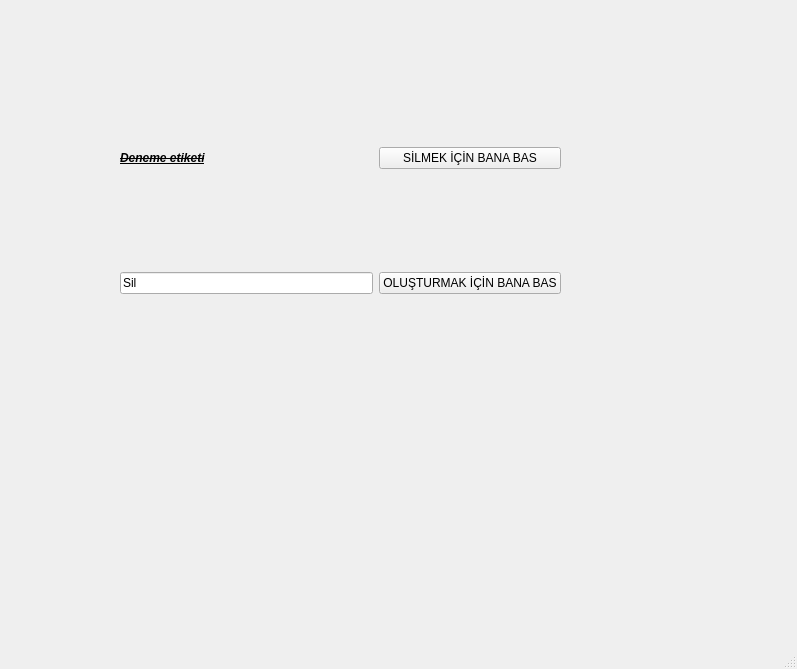
<?xml version="1.0" encoding="UTF-8"?>
<ui version="4.0">
 <class>MainWindow</class>
 <widget class="QMainWindow" name="MainWindow">
  <property name="geometry">
   <rect>
    <x>0</x>
    <y>0</y>
    <width>797</width>
    <height>669</height>
   </rect>
  </property>
  <property name="cursor">
   <cursorShape>ArrowCursor</cursorShape>
  </property>
  <property name="windowTitle">
   <string>Designer deneme</string>
  </property>
  <widget class="QWidget" name="centralwidget">
   <widget class="QWidget" name="gridLayoutWidget">
    <property name="geometry">
     <rect>
      <x>120</x>
      <y>50</y>
      <width>441</width>
      <height>341</height>
     </rect>
    </property>
    <layout class="QGridLayout" name="gridLayout_3">
     <item row="1" column="0">
      <widget class="QLineEdit" name="text_to_be_deleted">
       <property name="text">
        <string>Sil</string>
       </property>
      </widget>
     </item>
     <item row="0" column="0">
      <widget class="QLabel" name="label_of_tobedeleted">
       <property name="font">
        <font>
         <weight>75</weight>
         <italic>true</italic>
         <bold>true</bold>
         <underline>true</underline>
         <strikeout>true</strikeout>
         <kerning>true</kerning>
        </font>
       </property>
       <property name="text">
        <string>Deneme etiketi</string>
       </property>
      </widget>
     </item>
     <item row="0" column="1">
      <widget class="QPushButton" name="push_to_delete">
       <property name="text">
        <string>SİLMEK İÇİN BANA BAS</string>
       </property>
      </widget>
     </item>
     <item row="1" column="1">
      <widget class="QPushButton" name="push_to_make">
       <property name="text">
        <string>OLUŞTURMAK İÇİN BANA BAS</string>
       </property>
      </widget>
     </item>
    </layout>
   </widget>
  </widget>
  <widget class="QMenuBar" name="menubar">
   <property name="geometry">
    <rect>
     <x>0</x>
     <y>0</y>
     <width>797</width>
     <height>26</height>
    </rect>
   </property>
  </widget>
  <widget class="QStatusBar" name="statusbar"/>
 </widget>
 <resources/>
 <connections>
  <connection>
   <sender>push_to_delete</sender>
   <signal>clicked()</signal>
   <receiver>text_to_be_deleted</receiver>
   <slot>clear()</slot>
   <hints>
    <hint type="sourcelabel">
     <x>356</x>
     <y>299</y>
    </hint>
    <hint type="destinationlabel">
     <x>80</x>
     <y>86</y>
    </hint>
   </hints>
  </connection>
  <connection>
   <sender>push_to_make</sender>
   <signal>clicked()</signal>
   <receiver>text_to_be_deleted</receiver>
   <slot>undo()</slot>
   <hints>
    <hint type="sourcelabel">
     <x>465</x>
     <y>311</y>
    </hint>
    <hint type="destinationlabel">
     <x>80</x>
     <y>86</y>
    </hint>
   </hints>
  </connection>
 </connections>
</ui>
